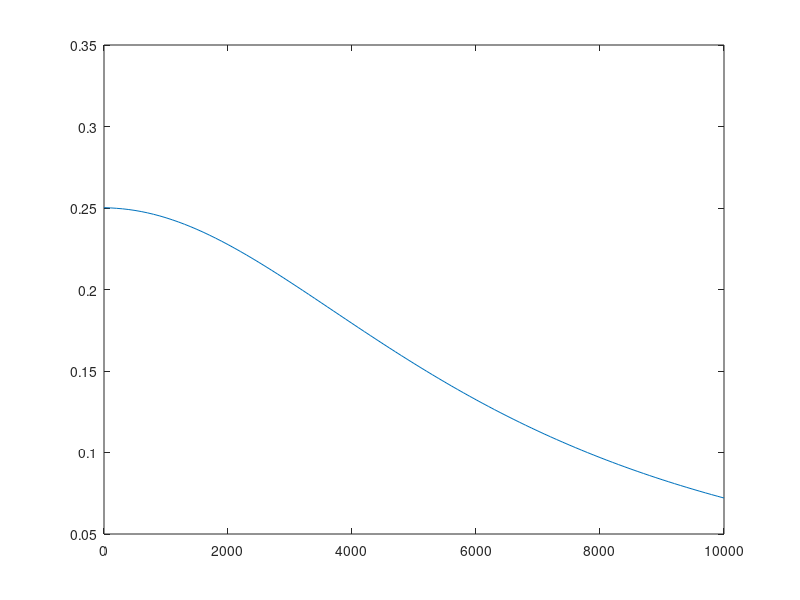

Reproduce this figure in MATLAB.
clear 
clc
% Given the last 3 points
Yr = [0.2485, 0.2166, 0.1546]; % Real part of Y11
Yi = [-0.0195, -0.0848, -0.1210]; % Imaginary part of Y11
w = [1000*pi, 5000*pi, 10000*pi];
A = [];
C = [];
% Loop through each frequency point to construct A and C
for k = 1:length(w)
    wk = w(k);
    Yr_k = Yr(k);
    Yi_k = Yi(k); 
    % Construct rows for A and C
    A_row1 = [-1, Yr_k, 0, -wk*Yi_k, wk^2, -Yr_k*wk^2]; % Real part 
    A_row2 = [0, Yi_k, -wk, wk*Yr_k, 0, -Yi_k*wk^2]; % Imaginary part 
    
    % Append to A
    A = [A; A_row1; A_row2];    
    % C
    C_row1 = -wk^3 *Yi_k ; % Real part
    C_row2 = wk^3 * Yr_k; % Imaginary part   
    % Append to C
    C = [C; C_row1; C_row2];
end

% Solve for B = [a0; b0; a1; b1]
B = A \ C;
% get cof
a0 = B(1);
b0 = B(2);
a1 = B(3);
b1 = B(4);
a2 = B(5);
b2 = B(6);
f = 0:100:10000;
w = 2*pi*f;
s = i*w;
% generated H
H = (a2*s.^2+a1*s+a0)./(s.^3+b2*s.^2+b1*s+b0);
plot(f,H)
